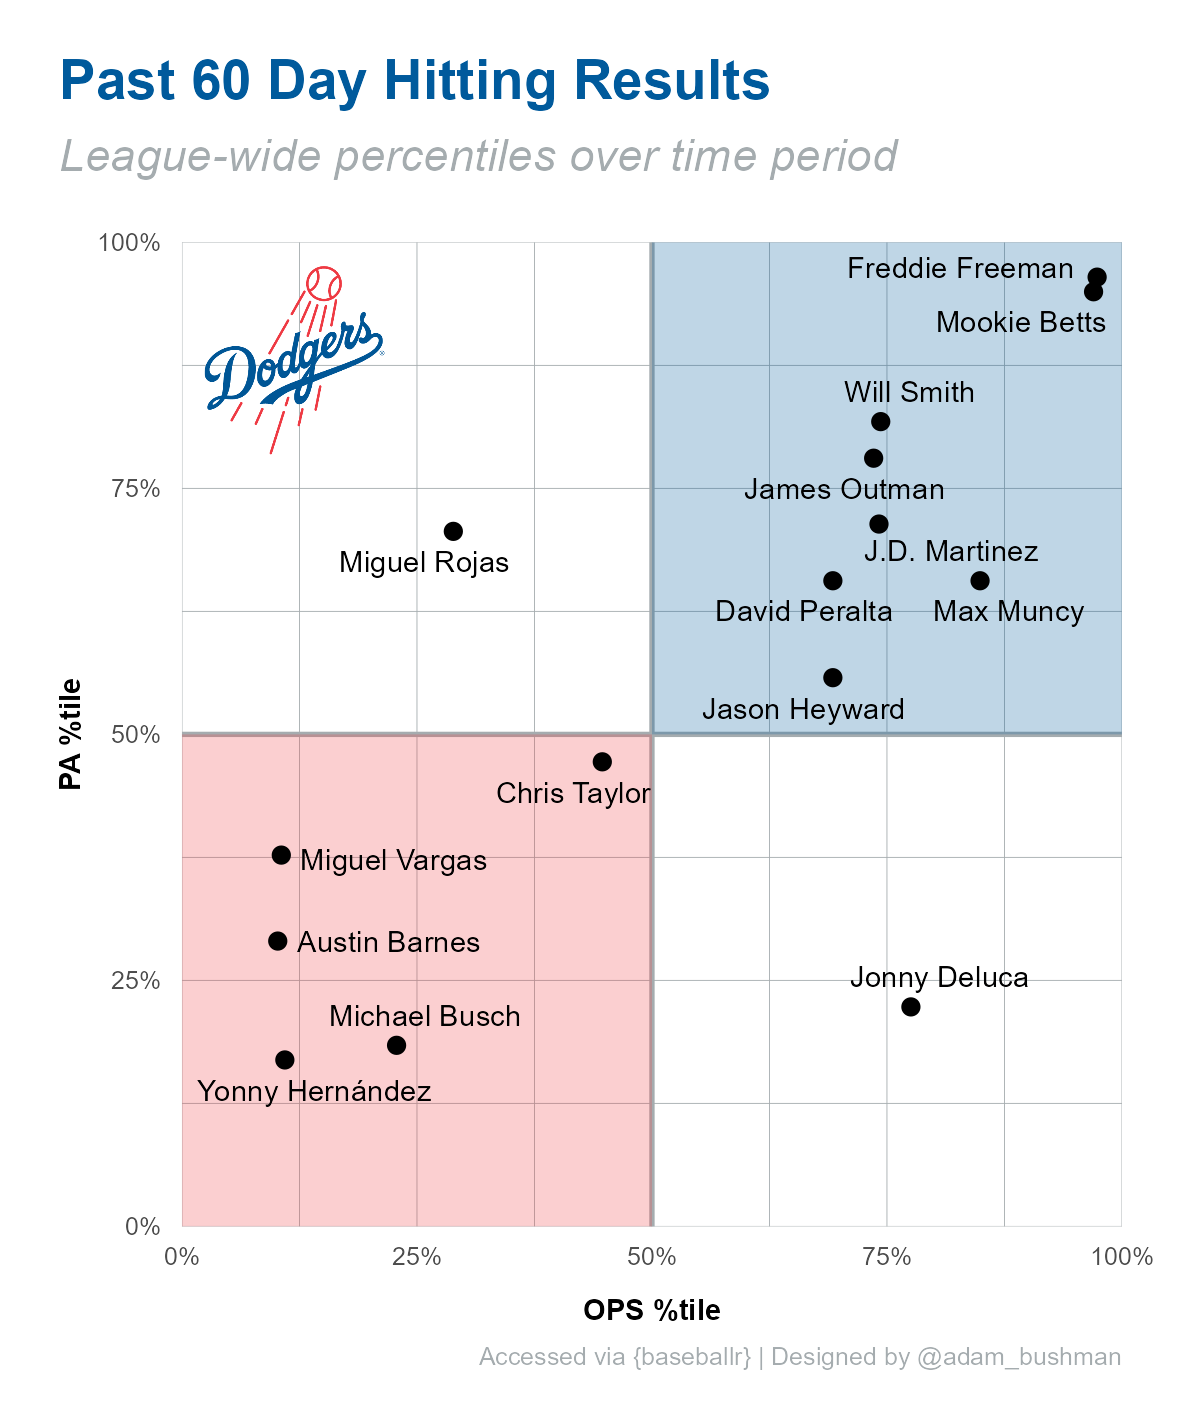

This chart was generated by the following R code:
library('tidyverse')



# {baseballr} data

hitting <- baseballr::bref_daily_batter(
  Sys.Date()-60, Sys.Date()
)

pitching <- baseballr::bref_daily_pitcher(
  Sys.Date()-60, Sys.Date()
)

headshots <- mlbplotR::load_headshots()

teamviz <- mlbplotR::load_mlb_teams() %>%
  filter(!team_abbr %in% c("AL", "NL", "MLB"))

DodgersViz <- teamviz %>%
  filter(team_abbr == "LAD") %>%
  purrr::transpose()


# Data transformation

Dodgers_hitting <- 
  hitting %>%
  left_join(headshots, by = "bbref_id") %>%
  mutate(
    Dodgers = case_when(
      Team == "Los Angeles" & Level == "Maj-NL" ~ TRUE,
      TRUE ~ FALSE
    ), 
    SS = SB - CS
  ) %>%
  select(
    savant_id, Name, espn_headshot, Dodgers, 
    PA, HR, RBI, SS, 
    OBP, SLG, OPS
  ) %>%
  mutate(across(
    .cols =  -c(savant_id, Name, espn_headshot, Dodgers), 
    .fns = percent_rank, 
    .names = "{.col}_tile"
  )) %>%
  filter(Dodgers)



# {camcorder} setup

camcorder::gg_record(
  dir = "C:/Users/adamb/OneDrive/Pictures/Camcorder", 
  device = "PNG", 
  height = 12, 
  width = 10, 
  units = "cm", 
  dpi = 300
)

# Data visualization

ggplot() +
  geom_hline(
    yintercept = 0.5, linewidth = 0.6, 
    color = pluck(DodgersViz, 1, "team_color3")
  ) + 
  geom_vline(
    xintercept = 0.5, linewidth = 0.6, 
    color = pluck(DodgersViz, 1, "team_color3")
  ) + 
  geom_rect(
    aes(xmin = 0, xmax = 0.5, ymin = 0, ymax = 0.5), 
    fill = pluck(DodgersViz, 1, "team_color2"), 
    alpha = 0.25
  ) +
  geom_rect(
    aes(xmin = 0.5, xmax = 1, ymin = 0.5, ymax = 1), 
    fill = pluck(DodgersViz, 1, "team_color"), 
    alpha = 0.25
  ) +
  geom_point(
    aes(OPS_tile, PA_tile), 
    Dodgers_hitting
  ) +
  mlbplotR::geom_mlb_logos(
    aes(0.12, 0.88, team_abbr = team_abbr), 
    teamviz %>% filter(team_abbr == "LAD"), 
    height = 0.2
  ) +
  ggrepel::geom_text_repel(
    aes(OPS_tile, PA_tile, label = Name), 
    Dodgers_hitting, 
    size = 2.5
  ) +
  scale_y_continuous(
    labels = scales::label_percent(), 
    expand = c(0,0)
  ) +
  scale_x_continuous(
    labels = scales::label_percent(), 
    expand = c(0,0)
  ) +
  labs(
    title = "Past 60 Day Hitting Results",
    subtitle = "League-wide percentiles over time period",
    caption = "Accessed via {baseballr} | Designed by @adam_bushman", 
    x = "OPS %tile", 
    y = "PA %tile"
  ) +
  theme_minimal() +
  theme(
    plot.background = element_rect(fill = "#FFFFFF", color = NA), 
    plot.margin = margin(0.5, 0.5, 0.4, 0.5, "cm"), 
    plot.title.position = "plot", 
    panel.grid = element_line(color = pluck(DodgersViz, 1, "team_color3")), 
    panel.grid.major = element_line(linewidth = 0.1), 
    panel.grid.minor = element_line(linewidth = 0.1), 
    plot.title = element_text(
      color = pluck(DodgersViz, 1, "team_color"), 
      face = "bold", 
      margin = margin(0, 0, 7, 0)
    ), 
    plot.subtitle = element_text(
      color = pluck(DodgersViz, 1, "team_color3"), 
      face = "italic", 
      margin = margin(0, 0, 15, 0)
    ), 
    plot.caption = element_text(
      color = pluck(DodgersViz, 1, "team_color3"), 
      size = 6, 
      margin = margin(5, 0, 0, 0)
    ), 
    axis.title = element_text(face = "bold", size = 7), 
    axis.title.x = element_text(margin = margin(7, 0, 0, 0)), 
    axis.text = element_text(size = 6)
  )
